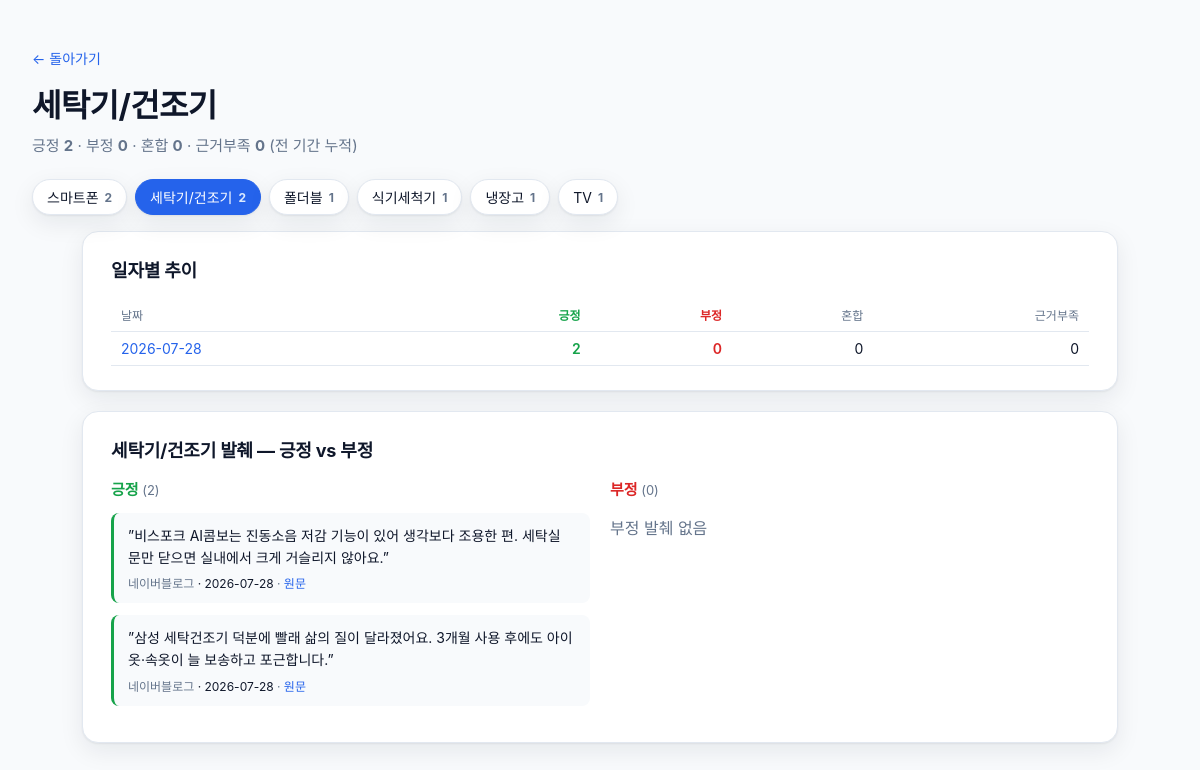
Screenshot of /category/세탁기/건조기 with the database file from the repository.
### tables this page shows
CREATE TABLE category_sentiment (
  date TEXT NOT NULL,
  category TEXT NOT NULL,
  positive INTEGER NOT NULL,
  negative INTEGER NOT NULL,
  mixed INTEGER NOT NULL,
  unclear INTEGER NOT NULL,
  PRIMARY KEY (date, category)
);

CREATE TABLE excerpts (
  id INTEGER PRIMARY KEY AUTOINCREMENT,
  date TEXT NOT NULL,
  sentiment TEXT NOT NULL CHECK(sentiment IN ('positive','negative')),
  category TEXT NOT NULL,
  source TEXT,
  text TEXT NOT NULL,
  url TEXT
);

### viewer/app.py (the view)
@app.get("/category/{category:path}", response_class=HTMLResponse)
def category_detail(request: Request, category: str):
    data = fetch_category(category)
    return templates.TemplateResponse(
        request,
        "category.html",
        {"category": category, "categories": fetch_categories(), **data},
    )

### viewer/templates/category.html (shortened to what this page needs)
<!doctype html>
<html lang="ko">
<head>
  <link rel="stylesheet" href="/static/style.css" />
</head>
<body>
  <header class="page-header detail">
    <a class="back" href="/">← 돌아가기</a>
    <h1>{{ category }}</h1>
    <p class="subtitle">
      긍정 <strong class="pos">{{ totals.positive }}</strong> ·
      부정 <strong class="neg">{{ totals.negative }}</strong> ·
      혼합 <strong>{{ totals.mixed }}</strong> ·
      근거부족 <strong>{{ totals.unclear }}</strong>
      <span class="muted">(전 기간 누적)</span>
    </p>
  </header>
  {% if categories %}
  <nav class="cat-nav">
    {% for c in categories %}
      <a class="cat-chip {% if c.category == category %}on{% endif %}" href="/category/{{ c.category }}">
        {{ c.category }} <span class="cnt">{{ c.total }}</span>
      </a>
    {% endfor %}
  </nav>
  {% endif %}
  <main class="detail-main">
    <section class="block">
      <h2>일자별 추이</h2>
      <table class="matrix">
        <thead>
          <tr>
            <th>날짜</th>
            <th class="pos">긍정</th>
            <th class="neg">부정</th>
            <th>혼합</th>
            <th>근거부족</th>
          </tr>
        </thead>
        <tbody>
          {% for row in by_day %}
          <tr>
            <td><a href="/day/{{ row.date }}">{{ row.date }}</a></td>
            <td class="pos">{{ row.positive }}</td>
            <td class="neg">{{ row.negative }}</td>
            <td>{{ row.mixed }}</td>
            <td>{{ row.unclear }}</td>
          </tr>
          {% endfor %}
        </tbody>
      </table>
    </section>
    <section class="block excerpts">
      <h2>{{ category }} 발췌 — 긍정 vs 부정</h2>
      <div class="two-col">
        <div class="col pos-col">
          <h3>긍정 <span class="count">({{ excerpts_positive|length }})</span></h3>
          {% if excerpts_positive %}
            {% for e in excerpts_positive %}
            <article class="excerpt pos">
              <blockquote>”{{ e.text|mask_store }}”</blockquote>
              <div class="meta">
                <span class="src">{{ e.source|fmt_source or "출처 미상" }}</span>
                <span class="cat">· {{ e.date }}</span>
                {% if e.url %}
                  · <a href="{{ e.url }}" target="_blank" rel="noopener">원문</a>
                {% endif %}
              </div>
            </article>
            {% endfor %}
          {% else %}
            <p class="muted">긍정 발췌 없음</p>
          {% endif %}
        </div>
        <div class="col neg-col">
          <h3>부정 <span class="count">({{ excerpts_negative|length }})</span></h3>
          {% if excerpts_negative %}
            {% for e in excerpts_negative %}
            <article class="excerpt neg">
              <blockquote>”{{ e.text|mask_store }}”</blockquote>
              <div class="meta">
                <span class="src">{{ e.source|fmt_source or "출처 미상" }}</span>
                <span class="cat">· {{ e.date }}</span>
                {% if e.url %}
                  · <a href="{{ e.url }}" target="_blank" rel="noopener">원문</a>
                {% endif %}
              </div>
            </article>
            {% endfor %}
          {% else %}
            <p class="muted">부정 발췌 없음</p>
          {% endif %}
        </div>
      </div>
    </section>
  </main>
</body>
</html>

### viewer/static/style.css (style rules this page uses)
:root { --pos: #16a34a; --neg: #dc2626; --warn: #d97706; --ink: #0f172a; --muted: #64748b; --bg: #f8fafc; --card: #ffffff; --line: #e2e8f0; --accent: #2563eb; --shadow: 0 1px 2px rgba(15,23,42,.06), 0 8px 24px rgba(15,23,42,.08); }
* { box-sizing: border-box; }
html, body { margin: 0; padding: 0; background: var(--bg); color: var(--ink); font-family: "Apple SD Gothic Neo", "맑은 고딕", "Malgun Gothic", -apple-system, BlinkMacSystemFont, "Segoe UI", Roboto, "Helvetica Neue", Arial, sans-serif; -webkit-font-smoothing: antialiased; }
a { color: var(--accent); text-decoration: none; }
.page-header { padding: 48px 32px 24px; max-width: 1280px; margin: 0 auto; }
.page-header h1 { font-size: 32px; margin: 0 0 8px; letter-spacing: -0.02em; }
.page-header .subtitle { margin: 0; color: var(--muted); font-size: 15px; }
.page-header.detail .back { display: inline-block; margin-bottom: 12px; font-size: 14px; }
.muted { color: var(--muted); }
.detail-main { max-width: 1100px; margin: 0 auto; padding: 0 32px 64px; }
.block { background: var(--card); border: 1px solid var(--line); border-radius: 16px; padding: 24px 28px; margin-bottom: 20px; box-shadow: var(--shadow); }
.block h2 { margin: 0 0 16px; font-size: 18px; letter-spacing: -0.01em; }
.matrix { width: 100%; border-collapse: collapse; font-size: 14px; }
.matrix th, .matrix td { padding: 8px 10px; text-align: right; border-bottom: 1px solid var(--line); }
.matrix th:first-child, .matrix td:first-child { text-align: left; }
.matrix th { color: var(--muted); font-weight: 500; font-size: 12px; }
.matrix .pos { color: var(--pos); font-weight: 600; }
.matrix .neg { color: var(--neg); font-weight: 600; }
.two-col { display: grid; grid-template-columns: 1fr 1fr; gap: 20px; }
.pos-col h3 { color: var(--pos); }
.neg-col h3 { color: var(--neg); }
.col h3 { margin: 0 0 14px; font-size: 15px; }
.count { color: var(--muted); font-weight: 400; font-size: 13px; }
.excerpt { border-left: 3px solid var(--line); background: #f8fafc; border-radius: 8px; padding: 12px 14px; margin-bottom: 12px; }
.excerpt.pos { border-left-color: var(--pos); }
.excerpt blockquote { margin: 0 0 6px; font-size: 14px; line-height: 1.55; }
.excerpt .meta { font-size: 12px; color: var(--muted); }
.excerpt .cat { color: var(--ink); }
.cat-nav { max-width: 1280px; margin: 0 auto 8px; padding: 0 32px 8px; display: flex; flex-wrap: wrap; gap: 8px; }
.cat-chip { display: inline-flex; align-items: center; gap: 6px; padding: 7px 14px; background: var(--card); border: 1px solid var(--line); border-radius: 999px; box-shadow: var(--shadow); font-size: 14px; color: var(--ink); }
.cat-chip.on { background: var(--accent); color: #fff; border-color: var(--accent); }
.cat-chip .cnt { font-size: 12px; font-weight: 700; color: var(--muted); }
.cat-chip.on .cnt { color: #dbeafe; }

### rows the page displays
category_sentiment: category "폴더블", total "1"
category_sentiment: category "식기세척기", total "1"
category_sentiment: category "냉장고", total "1"
category_sentiment: date "2026-07-28", positive "2", negative "0", mixed "0", unclear "0"
excerpts: text|mask_store "비스포크 AI콤보는 진동소음 저감 기능이 있어 생각보다 조용한 편. 세탁실 문만 닫으면 실내에서 크게 거슬리지 않아요.", source|fmt_source "네이버블로그", date "2026-07-28"
excerpts: text|mask_store "삼성 세탁건조기 덕분에 빨래 삶의 질이 달라졌어요. 3개월 사용 후에도 아이 옷·속옷이 늘 보송하고 포근합니다.", source|fmt_source "네이버블로그", date "2026-07-28"

### other values shown
{{ category }} "세탁기/건조기"
{{ totals.positive }} "2"
{{ totals.negative }} "0"
{{ totals.mixed }} "0"
{{ totals.unclear }} "0"
{{ c.category }} "스마트폰" "세탁기/건조기" "TV"
{{ c.total }} "2" "2" "1"
{{ excerpts_positive|length }} "2"
{{ excerpts_negative|length }} "0"
